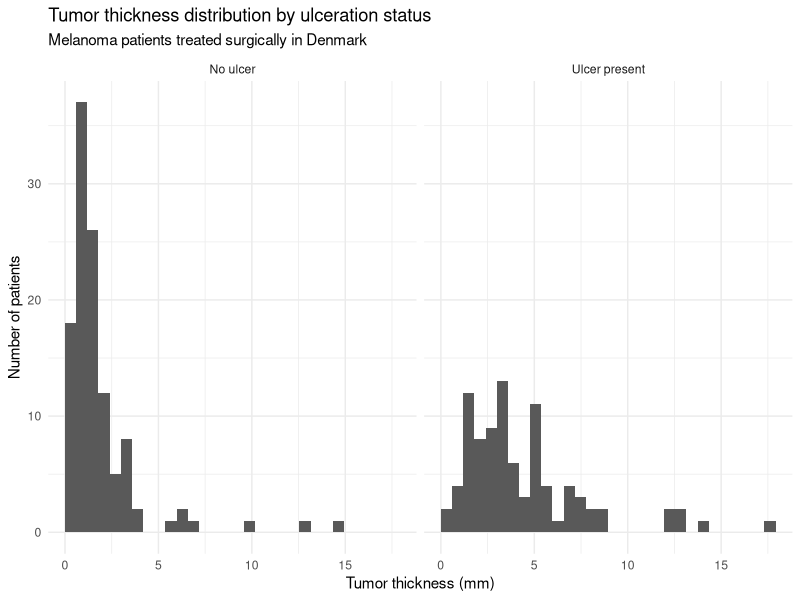
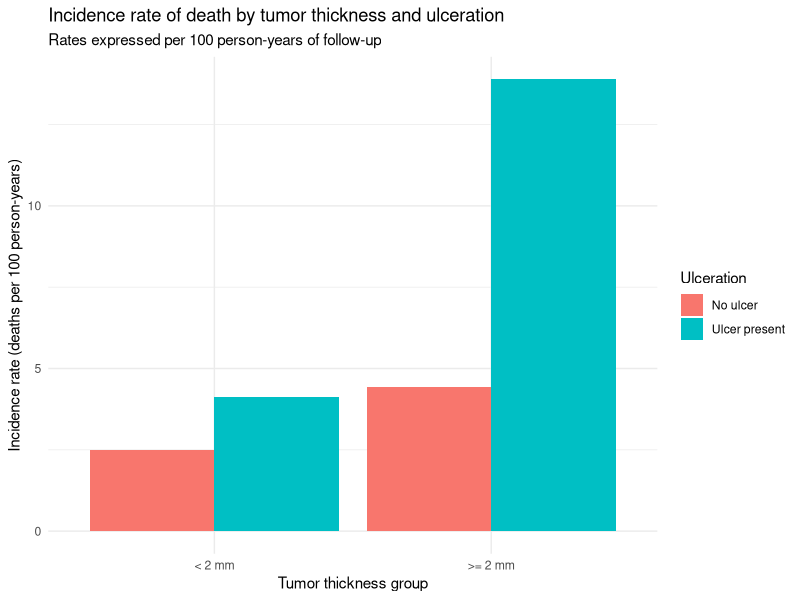
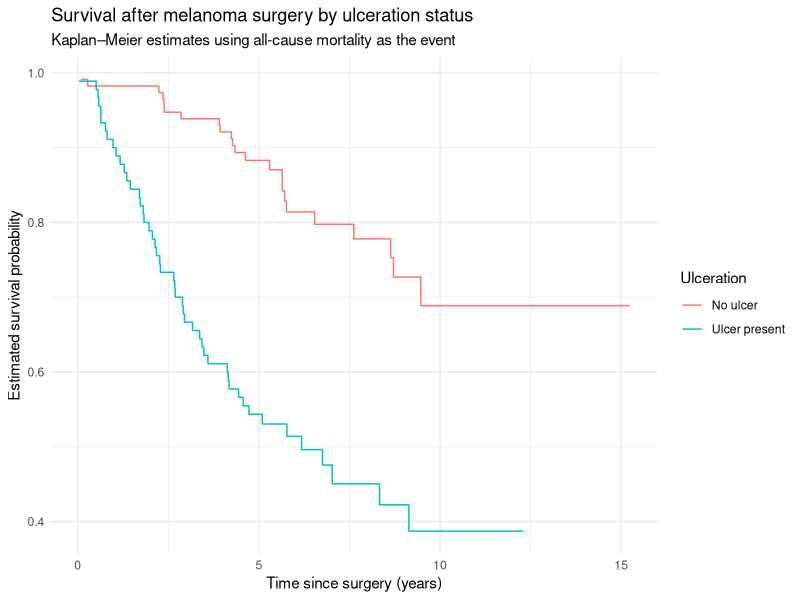
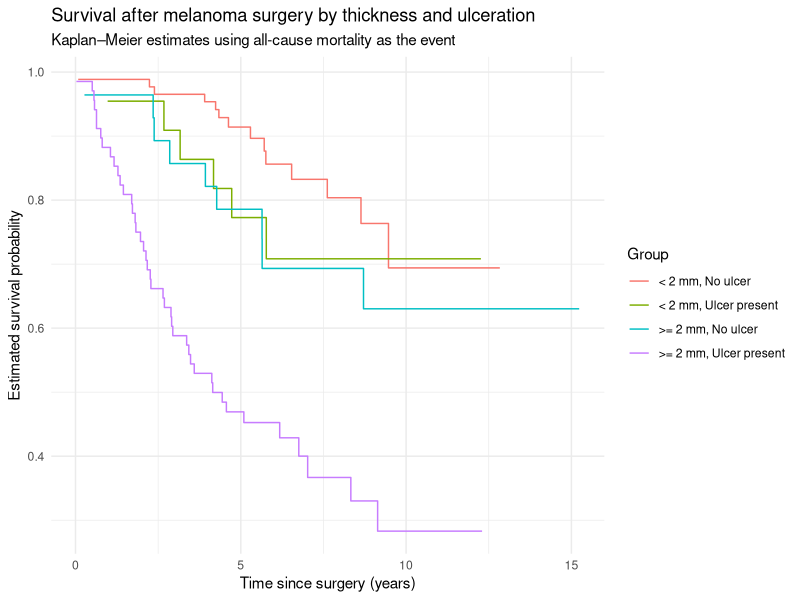
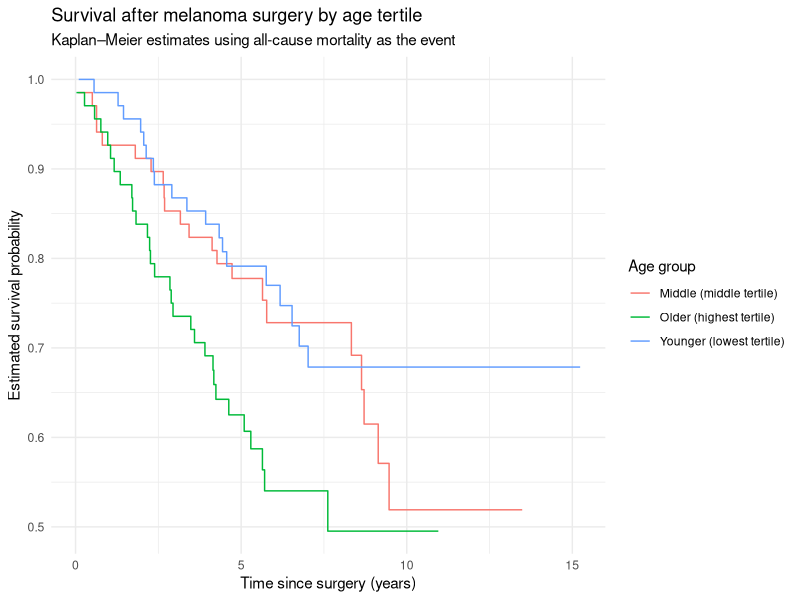

These figures' R source, in order:
## ---- chunk 1
#| label: setup
#| message: false
#| include: true

library(MASS)
library(dplyr)
library(tidyr)
library(ggplot2)
library(survival)
library(broom)
## ---- chunk 2
#| message: false
#| warning: false

melanoma_raw <- MASS::Melanoma

melanoma <- melanoma_raw %>%
    mutate(
        # convert follow-up time to years
        time_years = time / 365.25,
        # collapse status = 1 or 3 into "death" (1), status = 2 as alive (0)
        status_event = if_else(status %in% c(1, 3), 1L, 0L),
        # ulcer into factor
        ulcer_factor = factor(ulcer,
            levels = c(0, 1),
            labels = c("No ulcer", "Ulcer present")
        ),
        # sex into factor
        sex_factor = factor(sex,
            levels = c(0, 1),
            labels = c("Female", "Male")
        ),
        # define tumor thickness group
        thickness_group = if_else(thickness < 2, "< 2 mm", ">= 2 mm")
    ) %>%
    # drop rows with missing key variables
    drop_na(time_years, status_event)

# age tertiles
melanoma <- melanoma %>%
    mutate(
        age_tertile = ntile(age, 3),
        age_group = case_when(
            age_tertile == 1 ~ "Younger (lowest tertile)",
            age_tertile == 2 ~ "Middle (middle tertile)",
            age_tertile == 3 ~ "Older (highest tertile)"
        )
    )

# distribution of counts
melanoma %>% count(ulcer_factor, thickness_group, age_group)
## ---- chunk 3
incidence_overall <- melanoma %>%
    summarise(
        deaths = sum(status_event),
        person_years = sum(time_years),
        rate_per_py = deaths / person_years,
        rate_per_100py = 100 * rate_per_py
    )

incidence_overall
## ---- chunk 4
#| label: incidence-ulcer

incidence_by_ulcer <- melanoma %>%
    group_by(ulcer_factor) %>%
    summarise(
        deaths = sum(status_event),
        person_years = sum(time_years),
        rate_per_100py = 100 * deaths / person_years,
        .groups = "drop"
    )

incidence_by_ulcer
## ---- chunk 5
#| fig-cap: "Distribution of tumor thickness (mm) by ulceration status. The histogram shows that in the no ulceration group, more patients tend to have thinner tumor thickness."

ggplot(melanoma, aes(x = thickness)) +
    geom_histogram(bins = 30, boundary = 0) +
    facet_wrap(~ulcer_factor) +
    labs(
        title    = "Tumor thickness distribution by ulceration status",
        subtitle = "Melanoma patients treated surgically in Denmark",
        x        = "Tumor thickness (mm)",
        y        = "Number of patients"
    ) +
    theme_minimal()
## ---- chunk 6
incidence_by_ulcer_thickness <- melanoma %>%
    group_by(thickness_group, ulcer_factor) %>%
    summarise(
        deaths = sum(status_event),
        person_years = sum(time_years),
        rate_per_100py = 100 * deaths / person_years,
        .groups = "drop"
    )

incidence_by_ulcer_thickness
## ---- chunk 7
#| fig-cap: "Incidence rates of death by tumor thickness group and ulceration status. When ulcer is present, incidence rates tend to be higher. When both tumor thickness >=2 mm and there is a presence of ulceration, the incidence rate is significantly higher compared to all 3 other groups."

ggplot(
    incidence_by_ulcer_thickness,
    aes(
        x = thickness_group,
        y = rate_per_100py,
        fill = ulcer_factor
    )
) +
    geom_col(position = "dodge") +
    labs(
        title    = "Incidence rate of death by tumor thickness and ulceration",
        subtitle = "Rates expressed per 100 person-years of follow-up",
        x        = "Tumor thickness group",
        y        = "Incidence rate (deaths per 100 person-years)",
        fill     = "Ulceration"
    ) +
    theme_minimal()
## ---- chunk 8
#| fig-cap: "Kaplan–Meier survival curves by ulceration status. The curves diverge which suggests there is a difference in survival probabilities between patients with ulceration and without."

fit_ulcer <- survfit(Surv(time_years, status_event) ~ ulcer_factor, data = melanoma)

km_ulcer_df <- broom::tidy(fit_ulcer) %>%
    mutate(ulcer_factor = gsub("ulcer_factor=", "", strata))

ggplot(km_ulcer_df, aes(x = time, y = estimate, color = ulcer_factor)) +
    geom_step() +
    labs(
        title    = "Survival after melanoma surgery by ulceration status",
        subtitle = "Kaplan–Meier estimates using all-cause mortality as the event",
        x        = "Time since surgery (years)",
        y        = "Estimated survival probability",
        color    = "Ulceration"
    ) +
    theme_minimal()
## ---- chunk 9
summary(fit_ulcer)$table
## ---- chunk 10
survdiff(Surv(time_years, status_event) ~ ulcer_factor, data = melanoma)
## ---- chunk 11
#| fig-cap: "Kaplan–Meier survival curves by ulceration status and tumor thickness. The curve representing patients with a tumor thickness >= 2mm and ulceration diverge significantly from all other survival curves."

fit_thick_ulcer <- survfit(
    Surv(time_years, status_event) ~ thickness_group + ulcer_factor,
    data = melanoma
)

km_thick_ulcer_df <- broom::tidy(fit_thick_ulcer) %>%
    mutate(
        group = gsub("thickness_group=", "", strata),
        group = gsub("ulcer_factor=", "", group)
    )

ggplot(km_thick_ulcer_df, aes(x = time, y = estimate, color = group)) +
    geom_step() +
    labs(
        title = "Survival after melanoma surgery by thickness and ulceration",
        subtitle = "Kaplan–Meier estimates using all-cause mortality as the event",
        x = "Time since surgery (years)",
        y = "Estimated survival probability",
        color = "Group"
    ) +
    theme_minimal()
## ---- chunk 12
survdiff(Surv(time_years, status_event) ~ thickness_group + ulcer_factor, data = melanoma)
## ---- chunk 13
#| fig-cap: "Kaplan–Meier survival curves by age tertile. The youngest group seems to have the highest estimated survival probability towards the end of the study, whereas the middle age group and the elder group showed worse survival."

fit_age <- survfit(Surv(time_years, status_event) ~ age_group,
    data = melanoma
)

km_age_df <- broom::tidy(fit_age) %>%
    mutate(age_group = gsub("age_group=", "", strata))

ggplot(km_age_df, aes(x = time, y = estimate, color = age_group)) +
    geom_step() +
    labs(
        title    = "Survival after melanoma surgery by age tertile",
        subtitle = "Kaplan–Meier estimates using all-cause mortality as the event",
        x        = "Time since surgery (years)",
        y        = "Estimated survival probability",
        color    = "Age group"
    ) +
    theme_minimal()
## ---- chunk 14
summary(fit_age)$table
## ---- chunk 15
survdiff(Surv(time_years, status_event) ~ age_group, data = melanoma)
